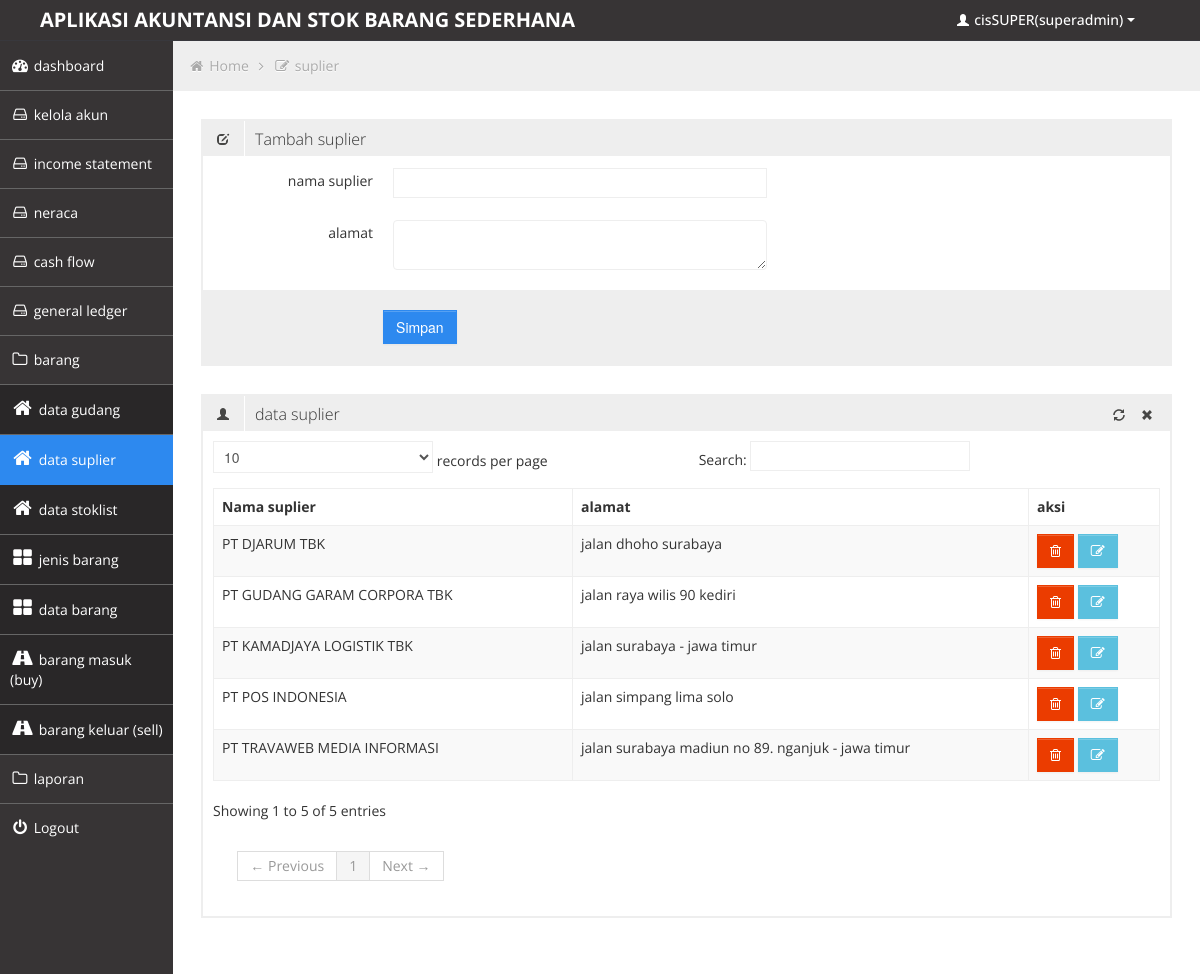
The page /admin/media.php?module=suplier&acc=view (signed in) on the database its author committed.
### tables this page shows
CREATE TABLE IF NOT EXISTS `suplier` (
  `id_suplier` int(11) NOT NULL AUTO_INCREMENT,
  `nama_suplier` varchar(122) NOT NULL,
  `alamat` text NOT NULL,
  PRIMARY KEY (`id_suplier`)
);

### admin/modul/suplier/suplier.php (the view, shortened to what this page needs)
<?php
				if ($_GET[module]=='suplier' && $_GET[acc] == 'view')
					{
					?>
				<div class="row-fluid sortable">
				<div class="box span12">
					<div class="box-header" data-original-title>
						<h2><i class="halflings-icon edit"></i><span class="break"></span>Tambah suplier</h2>
					</div>
					<div class="box-content">
						<form class="form-horizontal"  action="<?php echo $PHP_SELF ?> " method="post" enctype="multipart/form-data">
						  <fieldset>
							<div class="control-group">
							  <label class="control-label" for="typeahead">nama suplier </label>
							  <div class="controls">
								<input name="nama_suplier" type="text" class="span6 typeahead" id="typeahead"  >
							  </div>
							</div>
							<div class="control-group">
							  <label class="control-label" for="typeahead">alamat</label>
							  <div class="controls">
								<textarea name="alamat" type="text" class="span6 typeahead" id="typeahead"  ></textarea>
							  </div>
							</div>
							<div class="form-actions">
							  <input type="submit" name="submit"class="btn btn-primary" value=" Simpan " >
							</div>
						  </fieldset>
						</form>
					</div>
				</div>
				</div>
				<?php
				}
				if ($_GET[module]=='suplier' && $_GET[acc] == 'view' )
				{
				?>
				<div class="row-fluid sortable">
				<div class="box span12">
					<div class="box-header" data-original-title>
						<h2><i class="halflings-icon user"></i><span class="break"></span>data suplier </h2>
						<div class="box-icon">
						    <a href="media.php?module=suplier" class=""><i class="halflings-icon refresh"></i></a>
							<a href="#" class="btn-close"><i class="halflings-icon remove"></i></a>
						</div>
					</div>
					<div class="box-content">
						<table class="table table-striped table-bordered bootstrap-datatable datatable">
						  <thead>
							  <tr>
								  <th>Nama suplier </th>
								  <th>alamat</th>
								  <th>aksi </th>
							  </tr>
						  </thead>
						  <tbody>
						  <?php
						  $d=mysql_query("select * from suplier ");
						  while ($r=mysql_fetch_array($d))
						  {
						  ?>
							<tr>
								<td class="center"><?php echo "$r[nama_suplier]";?></td>
								<td class="center"><?php echo "$r[alamat]";?></td>
								<td class="center"><a class="btn btn-danger" href="modul/suplier/dellsuplier.php?id=<?php echo "$r[id_suplier]";?>"><i class="icon-trash"></i> </a>
								<a class="btn btn-info" href="media.php?module=suplier&acc=edit&id=<?php echo "$r[id_suplier]";?>"><i class=" icon-edit"></i> </a>
								</td>
							</tr>
							<?php
							}
							?>
						  </tbody>
					  </table>
					</div>
				</div>
				</div>
					<?php
					}
					?>

### admin/css/style.css (style rules this page uses)
body { background: #F5F5F5; color: #333; border: none; font-family: 'Open Sans', sans-serif; font-weight: 400; }
a { color: #646464; }
h2 { font-size: 16px; line-height: 16px; }
.box { border: 2px solid #eee; background: #fff !important; margin-bottom: 28px; }
.box-header { height: 16px; font-size: 16px; line-height: 16px; padding: 10px; background: #eee; -webkit-box-shadow: none; -moz-box-shadow: none; box-shadow: none; overflow: hidden; }
.box-header h2 { float:left; margin-top: 0px; font-weight: 300; }
.box-header h2 i { margin: 0px 3px 0px 4px; opacity: .8; filter: alpha(opacity=80); -ms-filter:"progid:DXImageTransform.Microsoft.Alpha(Opacity=80)"; }
.box-header .box-icon { float:right; margin-top: 1px; }
.box-header .box-icon i { -webkit-transition: all 0.1s ease-in-out; -moz-transition: all 0.1s ease-in-out; -o-transition: all 0.1s ease-in-out; -ms-transition: all 0.1s ease-in-out; transition: all 0.1s ease-in-out; opacity: .8; filter: alpha(opacity=80); -ms-filter:"progid:DXImageTransform.Microsoft.Alpha(Opacity=80)"; }
.box-header .box-icon a { margin: 0px 5px; }
.box-content { position: relative; z-index: 50; margin-top: -1px; padding: 10px; background: #fff !important; }
.form-actions { padding: 19px 20px 20px; margin: 20px -10px -30px -10px; background-color: #eee; border-top: 1px solid #eee; *zoom: 1; }
.form-actions:before, .form-actions:after { display: table; line-height: 0; content: ""; }
.form-actions:after { clear: both; }
.btn { display: inline-block; padding: 6px 12px; margin-bottom: 0; font-size: 14px; font-weight: 500; line-height: 20px; text-align: center; white-space: nowrap; vertical-align: middle; cursor: pointer; border: 1px solid #a7a9aa; -webkit-border-radius: 0px !important; border-radius: 0px !important; }
.btn i { margin-top: 2px; }
.btn { color: #ffffff; background-color: #a7a9aa; border-color: #a7a9aa; background-image: none; filter: none; text-shadow: none; }
.btn-primary { background-color: #2D89EF; border-color: #2D89EF; }
.btn-danger { background-color: #EB3C00; border-color: #EB3C00; }
.btn-info { background-color: #5bc0de; border-color: #5bc0de; }
.table th, .table td { border-top: 1px solid #eee; }
.table-bordered { border-color: #eee; -webkit-border-radius: 0px !important; -moz-border-radius: 0px !important; border-radius: 0px !important; }
.table-bordered th, .table-bordered td { border-left: 1px solid #eee; }
.table-bordered thead:first-child tr:first-child > th:first-child, .table-bordered tbody:first-child tr:first-child > td:first-child, .table-bordered tbody:first-child tr:first-child > th:first-child { -webkit-border-radius: 0px !important; -moz-border-radius: 0px !important; border-radius: 0px !important; }
.table-bordered thead:first-child tr:first-child > th:last-child, .table-bordered tbody:first-child tr:first-child > td:last-child, .table-bordered tbody:first-child tr:first-child > th:last-child { -webkit-border-radius: 0px !important; -moz-border-radius: 0px !important; border-radius: 0px !important; }
.table-bordered thead:last-child tr:last-child > th:first-child, .table-bordered tbody:last-child tr:last-child > td:first-child, .table-bordered tbody:last-child tr:last-child > th:first-child, .table-bordered tfoot:last-child tr:last-child > td:first-child, .table-bordered tfoot:last-child tr:last-child > th:first-child { -webkit-border-radius: 0px !important; -moz-border-radius: 0px !important; border-radius: 0px !important; }
.table-bordered thead:last-child tr:last-child > th:last-child, .table-bordered tbody:last-child tr:last-child > td:last-child, .table-bordered tbody:last-child tr:last-child > th:last-child, .table-bordered tfoot:last-child tr:last-child > td:last-child, .table-bordered tfoot:last-child tr:last-child > th:last-child { -webkit-border-radius: 0px !important; -moz-border-radius: 0px !important; border-radius: 0px !important; }

### admin/css/halflings.css (style rules this page uses)
html, html .halflings { -webkit-font-smoothing: antialiased !important; }
.halflings-icon { display: inline-block; width: 14px; height: 14px; line-height: 14px; vertical-align: text-top; background-image: url(../img/glyphicons_halflings.svg); background-position: 0 0; background-repeat: no-repeat; vertical-align: top; *display: inline; *zoom: 1; *margin-right: .3em; }
.halflings-icon.user { background-position: -168px 0; }
.halflings-icon.remove { background-position: -312px 0; }
.halflings-icon.refresh { background-position: -240px -24px; }
.halflings-icon.edit { background-position: -96px -72px; }

### rows shown on the page
suplier: nama_suplier "PT GUDANG GARAM CORPORA TBK", alamat "jalan raya wilis 90 kediri"
suplier: nama_suplier "PT DJARUM TBK", alamat "jalan dhoho surabaya"
suplier: nama_suplier "PT KAMADJAYA LOGISTIK TBK", alamat "jalan surabaya - jawa timur"
suplier: nama_suplier "PT POS INDONESIA", alamat "jalan simpang lima solo"
suplier: nama_suplier "PT TRAVAWEB MEDIA INFORMASI", alamat "jalan surabaya madiun no 89. nganjuk - jawa timur"

### other values the page prints
$_SESSION[namalengkap] "cisSUPER"
$_SESSION[level] "superadmin"
$_GET[module] "suplier"
